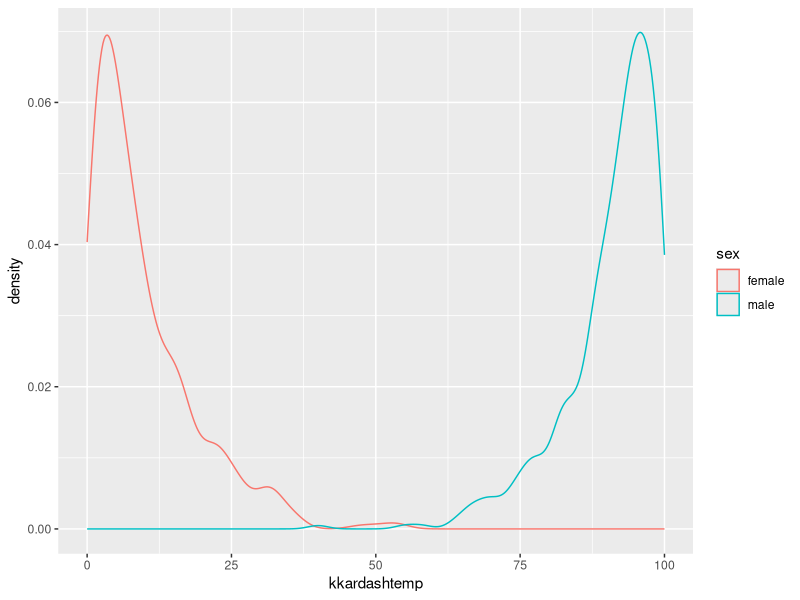
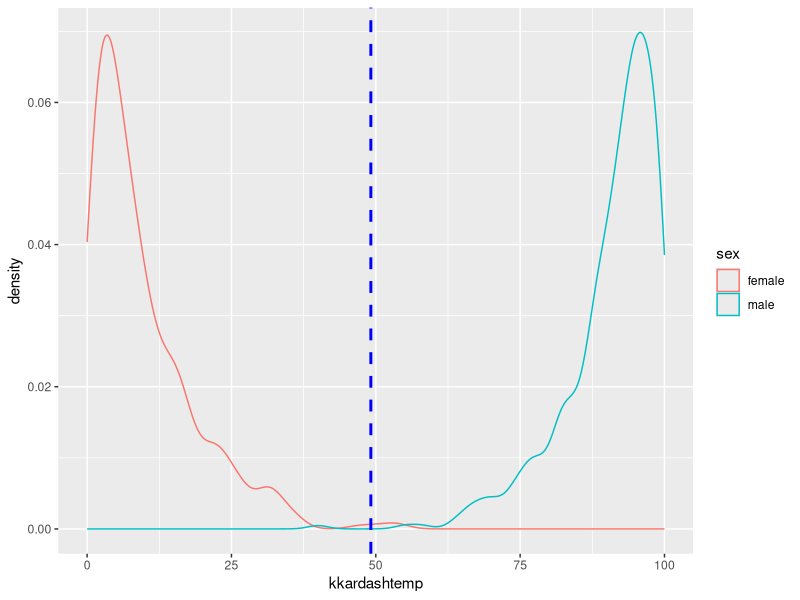
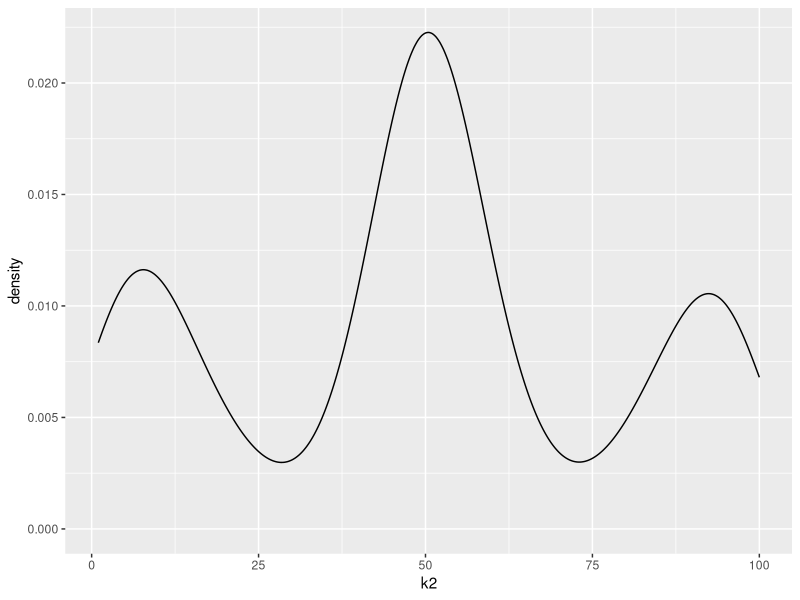
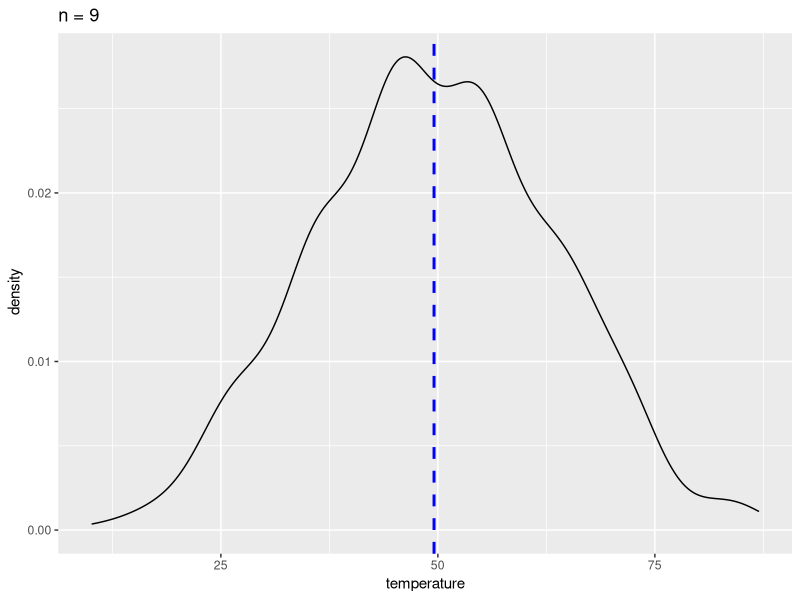
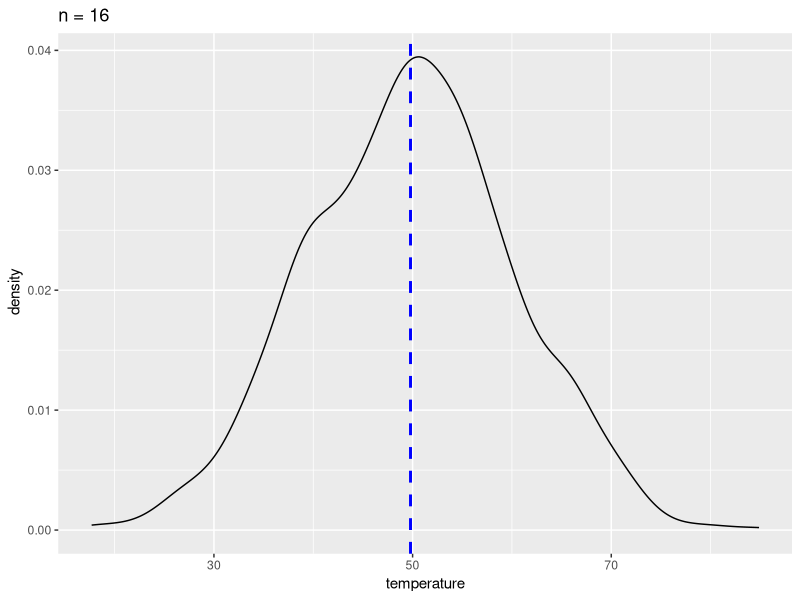
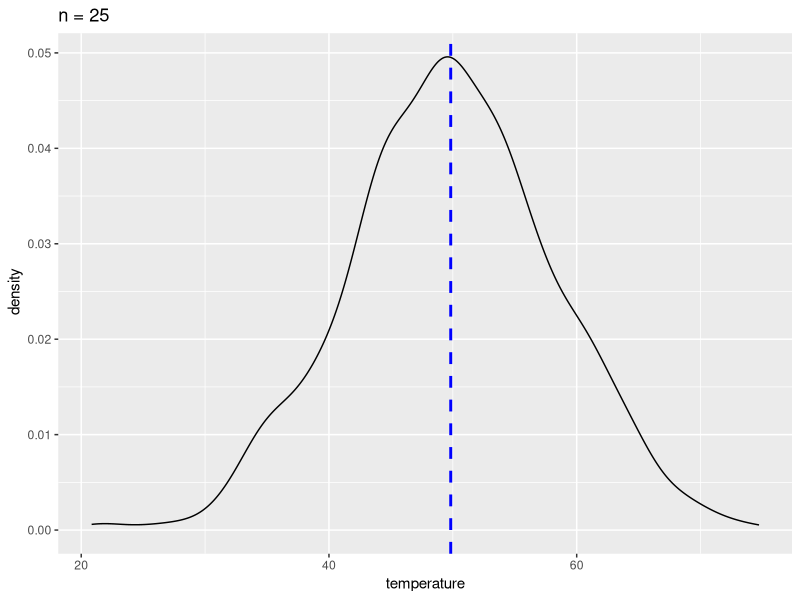

R code for these plots, in order:
## ---- chunk 1
knitr::opts_chunk$set(echo = TRUE)
require(tidyverse)
require(lattice)
## ---- chunk 2
Homers_data <- read.csv(file="Homers_data.csv")

my1000 <- sample(Homers_data , size = 1000, replace=T)

## ---- chunk 3

library(ggplot2)
sampleNumber = sample(1:10000, size = 1000)
library(dplyr)
my1000 <- Homers_data[sampleNumber, ]
names(my1000)
# Basic density
p <- ggplot(my1000, aes(x=kkardashtemp,col=sex)) + 
  geom_density()
p
# Add mean line
p+ geom_vline(aes(xintercept=mean(kkardashtemp)),
            color="blue", linetype="dashed", size=1)
print(paste('mean = ', mean(my1000$kkardashtemp),' sd = ',sd(my1000$kkardashtemp)))
## ---- chunk 4
numb=2
Hdata = Homers_data[sample(1:1000, size=numb*1000, replace=T),"kkardashtemp"]
mdata  <-matrix(Hdata,nrow=1000,ncol=numb)
x.avg <- apply(mdata,1,mean)
my1000$k2 = x.avg

p <- ggplot(my1000, aes(x=k2)) + 
  geom_density() 
p

# Add mean line
  geom_vline(aes(xintercept=mean(k4)),
            color="blue", linetype="dashed", size=1)
print(paste('mean = ', mean(my1000$k2),' sd = ',sd(my1000$k2)))

## ---- chunk 5
numb = 9
Hdata = Homers_data[sample(1:1000,size=numb*1000, replace=T),"kkardashtemp"]
mdata  <-matrix(Hdata,nrow=1000,ncol=numb)
x.avg <- apply(mdata,1,mean)
my1000$k9 = x.avg


p <- ggplot(my1000, aes(x=k9),col=sex) + 
  geom_density() + 

# Add mean line
 geom_vline(aes(xintercept=mean(k9)),
            color="blue", linetype="dashed", size=1)
p + ggtitle("n = 9") +
  xlab("temperature") + ylab(" density")

print(paste('mean = ', mean(my1000$k9),' sd = ',sd(my1000$k9)))
## ---- chunk 6
numb = 16
Hdata = Homers_data[sample(1:1000,size=numb*1000, replace=T),"kkardashtemp"]
mdata  <-matrix(Hdata,nrow=1000,ncol=numb)
x.avg <- apply(mdata,1,mean)
my1000$k16 = x.avg


p <- ggplot(my1000, aes(x=k16),col=sex) + 
  geom_density() + 

# Add mean line
 geom_vline(aes(xintercept=mean(k16)),
            color="blue", linetype="dashed", size=1)
p + ggtitle("n = 16") +
  xlab("temperature") + ylab(" density")

print(paste('mean = ', mean(my1000$k16),' sd = ',sd(my1000$k16)))
## ---- chunk 7
numb = 25
Hdata = Homers_data[sample(1:1000,size=numb*1000, replace=T),"kkardashtemp"]
mdata  <-matrix(Hdata,nrow=1000,ncol=numb)
x.avg <- apply(mdata,1,mean)
my1000$k25 = x.avg


p <- ggplot(my1000, aes(x=k25),col=sex) + 
  geom_density() + 

# Add mean line
 geom_vline(aes(xintercept=mean(k25)),
            color="blue", linetype="dashed", size=1)
p + ggtitle("n = 25") +
  xlab("temperature") + ylab(" density")

print(paste('mean = ', mean(my1000$k25),' sd = ',sd(my1000$k25)))
